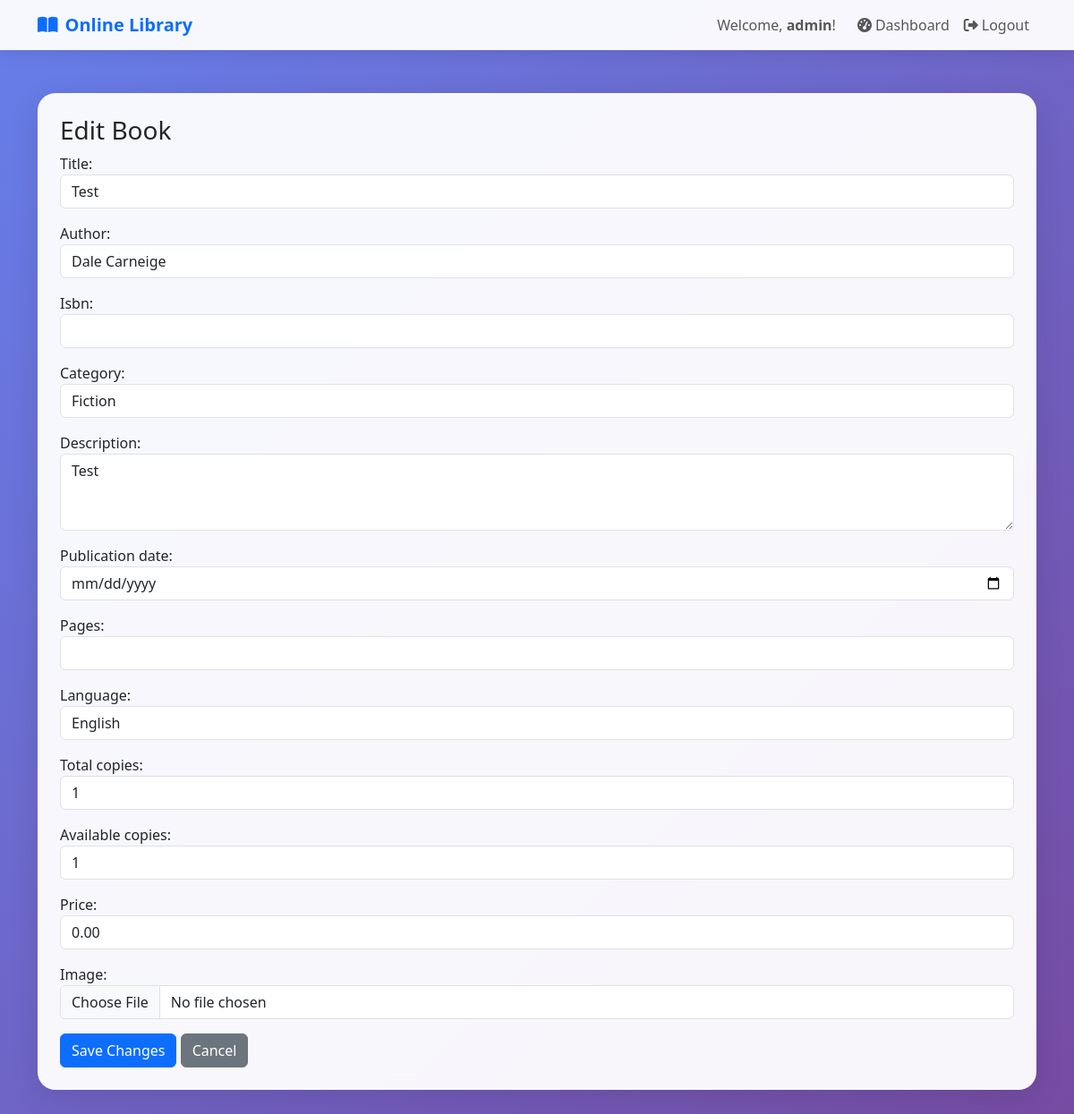
Page /dashboard/books/edit/13/ (signed in) on the earlier database version.
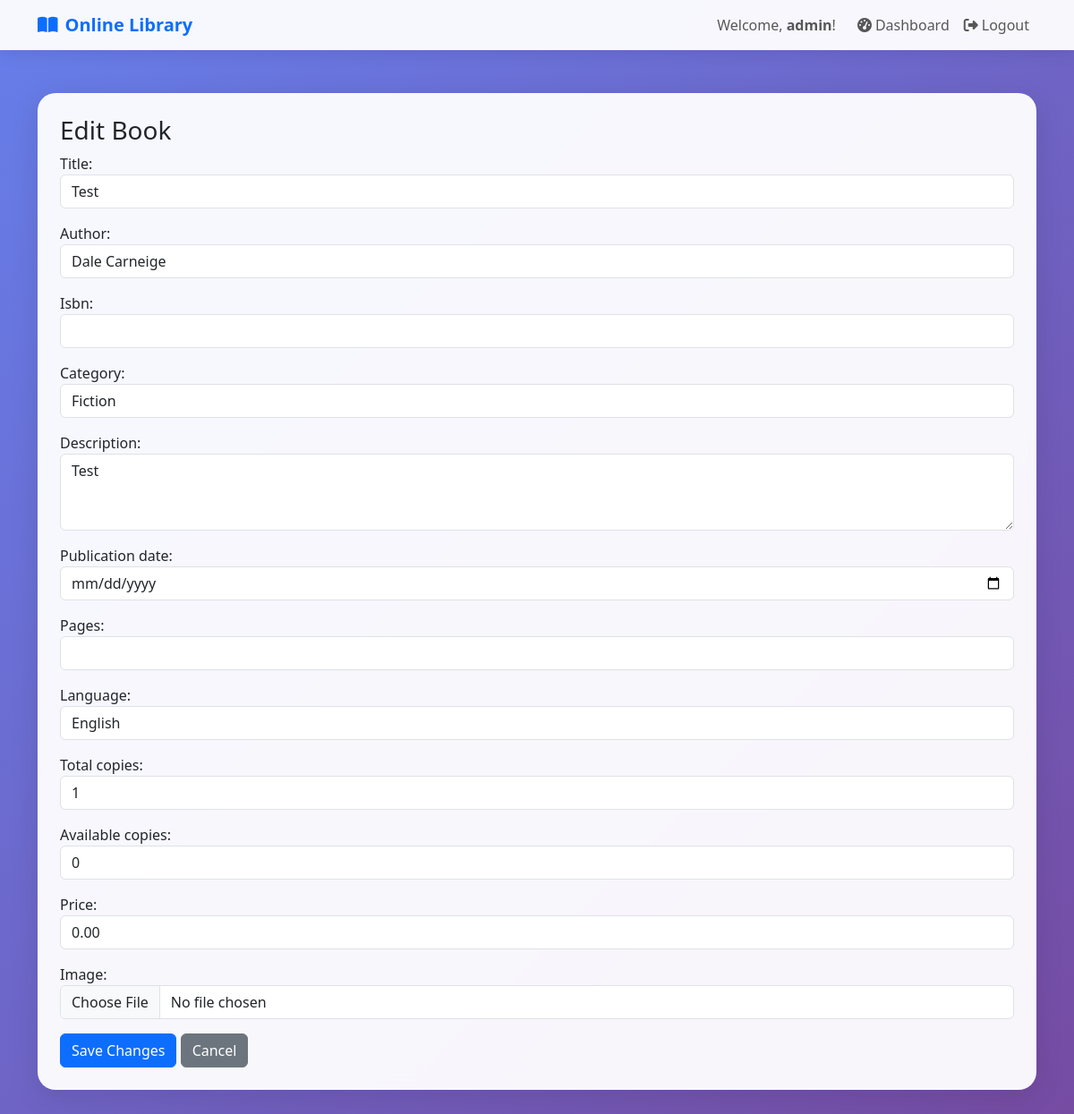
Same page on the later database version.
### catalog/models.py (models this page shows, shortened)
class Book(models.Model):
    CATEGORY_CHOICES = [
        ('Science', 'Science'),
        ('Fiction', 'Fiction'),
        ('Mathematics', 'Mathematics'),
        ('History', 'History'),
        ('DataScience','DataScience'),
    ]
    LANGUAGE_CHOICES = [
        ('English', 'English'),
        ('Spanish', 'Spanish'),
        ('French', 'French'),
        ('German', 'German'),
        ('Other', 'Other'),
    ]
    title = models.CharField(max_length=255)
    author = models.CharField(max_length=255)
    isbn = models.CharField(max_length=50, blank=True)
    category = models.CharField(max_length=50, choices=CATEGORY_CHOICES)
    description = models.TextField(blank=True, null=True)
    publication_date = models.DateField(null=True, blank=True)
    pages = models.IntegerField(null=True, blank=True)
    language = models.CharField(max_length=50, choices=LANGUAGE_CHOICES, default='English')
    price = models.DecimalField(max_digits=8, decimal_places=2, default=0)
    total_copies = models.IntegerField(default=1)
    available_copies = models.IntegerField(default=1)
    image = models.ImageField(upload_to='book_covers/', null=True, blank=True)
    created_at = models.DateTimeField(auto_now_add=True)
    updated_at = models.DateTimeField(auto_now=True)

### catalog/views.py (the view)
# urls.py: path("dashboard/books/edit/<int:book_id>/", views.edit_book, name="edit_book"),
@login_required
def edit_book(request, book_id):
    if not request.user.is_superuser and not (hasattr(request.user, 'role') and request.user.role == 'admin'):
        messages.error(request, "You don't have permission to edit books.")
        return redirect('dashboard')
    book = get_object_or_404(Book, id=book_id)
    if request.method == 'POST':
        form = BookForm(request.POST, instance=book)
        if form.is_valid():
            form.save()
            messages.success(request, f"Book '{book.title}' has been updated successfully.")
            return redirect('book_management')
    else:
        form = BookForm(instance=book)
    return render(request, 'catalog/edit_book.html', {'form': form, 'book': book})

### templates/catalog/edit_book.html (shortened to what this page needs)
{% extends "catalog/base.html" %}
{% block content %}
<div class="container py-5">
    <div class="glass-card p-4">
        <h3>Edit Book</h3>
        <form method="post" enctype="multipart/form-data">
            {{ form.as_p }}
            <button type="submit" class="btn btn-primary">Save Changes</button>
            <a href="javascript:history.back()" class="btn btn-secondary">Cancel</a>
        </form>
    </div>
</div>
{% endblock %}

Differences in the rows shown:
changed Book "Test": available_copies "1" → "0"
